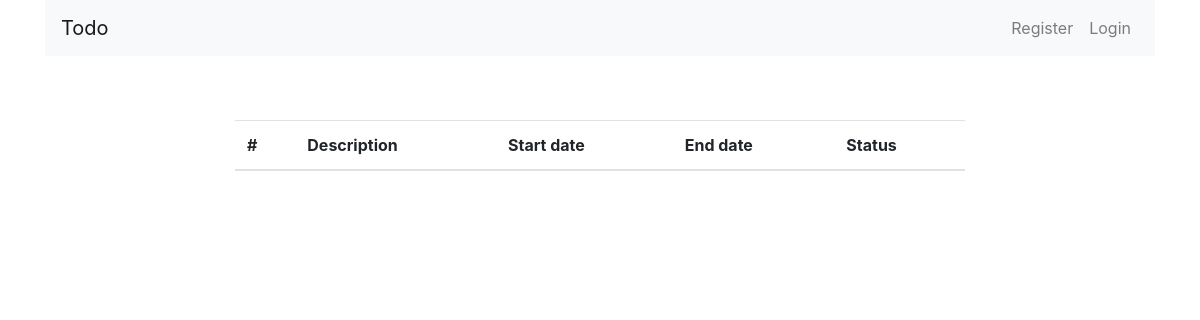
Before: / with the older database file.
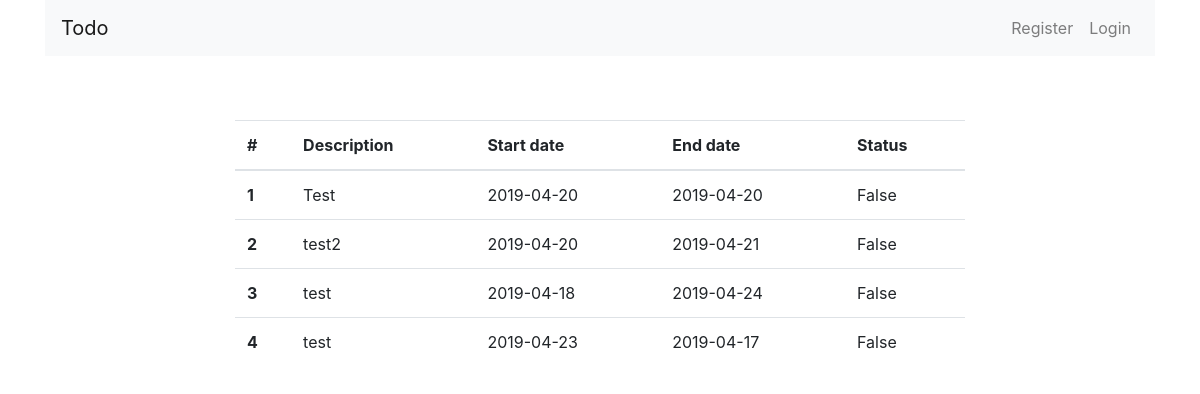
After: the same page with the newer database file.
### todo/models.py (models this page shows, shortened)
class Task(db.Model):
    id = db.Column(db.Integer, primary_key=True)
    user_id = db.Column(db.Integer, db.ForeignKey('user.id'))
    description = db.Column(db.String(80), nullable=False)
    start_date = db.Column(db.DateTime, nullable=False,
                           default=datetime.date.today())
    end_date = db.Column(db.DateTime)
    status = db.Column(db.Boolean)
    owner = db.relationship('User',
                            backref=db.backref('task', lazy='dynamic'))

### todo/views.py (the view)
@todo_app.route('/')
def index():
    tasks = Task.query.all()
    return render_template('todo/index.html', tasks=tasks )

### templates/todo/index.html (shortened to what this page needs)
{% extends "base.html" %}
{% block nav %}{% include 'nav.html' %}{% endblock %}
{% block content %}
<div class="row">
    <div class="offset-md-2 col-md-8 pt-5">
        {% include 'todo/tasks.html'  %}
    </div>
</div>
{% endblock content %}

### templates/base.html (shortened to what this page needs)
<!doctype html>
<html lang="en">
  <head>
    <link rel="stylesheet" href="https://stackpath.bootstrapcdn.com/bootstrap/4.3.1/css/bootstrap.min.css">
  </head>
  <body>
      {% block nav %}{% endblock %}
      <div class="container">
          {% block content %}{% endblock %}
      </div>
  </body>
</html>

### templates/nav.html
<div class="container pb-3">
  <nav class="navbar navbar-expand-lg navbar-light bg-light">
    <a class="navbar-brand" href="{{ url_for('todo_app.index') }}">
        Todo
    </a>
    <div class="collapse navbar-collapse" id="navbarSupportedContent">
      <ul class="navbar-nav ml-auto">
        {% if session.id %}
        <li class="nav-item mr-5">
          <span class="navbar-text text-dark">Welcome {{ session.full_name }}!</span>
        </li>
        <li class="nav-item">
          <a class="nav-link" href="{{ url_for('todo_app.add_task')}}">
            New Task
          </a>
        </li>
        <li class="nav-item">
          <a class="nav-link" href="{{ url_for('user_app.logout')}}">Logout</a>
        </li>
        {% else %}
        <li class="nav-item">
          <a class="nav-link" href="{{ url_for('user_app.register')}}">Register</a>
        </li>
        <li class="nav-item">
          <a class="nav-link" href="{{ url_for('user_app.login')}}">Login</a>
        </li>
        {% endif %}
      </ul>
    </div>
  </nav>
</div>

### templates/todo/tasks.html
<table class="table">
  <thead>
    <tr>
      <th scope="col">#</th>
      <th scope="col">Description</th>
      <th scope="col">Start date</th>
      <th scope="col">End date</th>
      <th scope="col">Status</th>
    </tr>
  </thead>
  <tbody>
    {% for task in tasks %}
    <tr>
        <th scope="row">{{ task.id }}</th>
        <td>{{ task.description }}</td>
        <td>{{ task.start_date.strftime('%Y-%m-%d') }}</td>
        <td>{{ task.end_date.strftime('%Y-%m-%d') }}</td>
        <td>{{ task.status }}</td>
    </tr>
    {% endfor %}
  </tbody>
</table>

Changed rows visible on the page:
added Task: id "1", description "Test", start_date "2019-04-20", end_date "2019-04-20", status "False"
added Task: id "2", description "test2", start_date "2019-04-20", end_date "2019-04-21", status "False"
added Task: id "3", description "test", start_date "2019-04-18", end_date "2019-04-24", status "False"
added Task: id "4", description "test", start_date "2019-04-23", end_date "2019-04-17", status "False"
